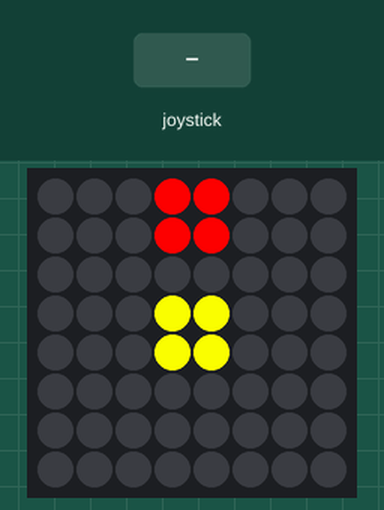
A program run on a simulated Raspberry Pi (BCM pin numbers) with a Sense HAT. Parts: the Sense HAT's 8×8 RGB LED matrix. The test bench sets the inputs (shaded band).

Above: at 3.6 s.
3.7 s: joystick clicked
At 4.4 s:
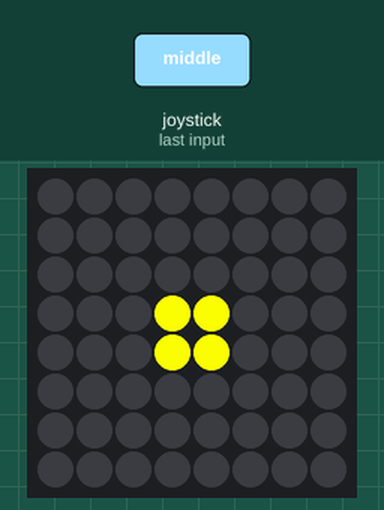
At 4.9 s:
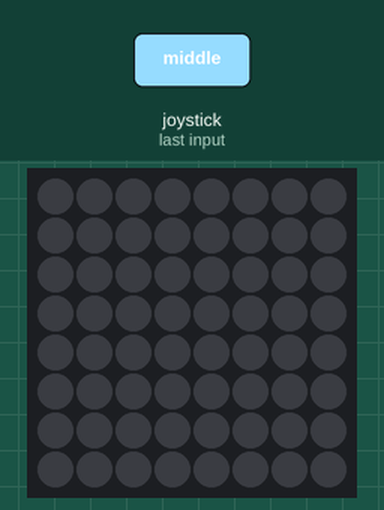
Timing chart, 0 to 6.7 s (numbered marks = the images above; inputs shaded):
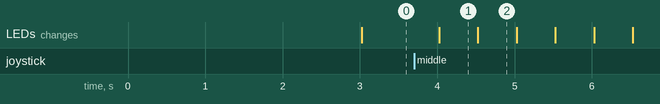

Measured:
- what the display in image 1 shows lasts 0.5 s, from 4.0 s to 4.5 s

The program:

_11_Traffic_light_with_sync_button.py
```python
from sense_hat import SenseHat
import time

sense = SenseHat()
delay_val = 1.0

w = (255,255,255)
n = (0,0,0)

off = [
 n, n, n, n, n, n, n, n,
 n, n, n, n, n, n, n, n,
 n, n, n, n, n, n, n, n,
 n, n, n, n, n, n, n, n,
 n, n, n, n, n, n, n, n,
 n, n, n, n, n, n, n, n,
 n, n, n, n, n, n, n, n,
 n, n, n, n, n, n, n, n
 ]


#ex2 TRAFFIC LIGHT
state = 0
w = (255,255,255)
r = (255,0,0)
g = (0,255,0)
y = (255,255,0)
n = (0,0,0)

red_yellow = [
 n, n, n, r, r, n, n, n,
 n, n, n, r, r, n, n, n,
 n, n, n, n, n, n, n, n,
 n, n, n, y, y, n, n, n,
 n, n, n, y, y, n, n, n,
 n, n, n, n, n, n, n, n,
 n, n, n, n, n, n, n, n,
 n, n, n, n, n, n, n, n
 ]

def out_of_order_state():
 sense.set_pixels(set_state_color(y, "mid"))
 time.sleep(0.5)
 sense.clear()
 time.sleep(0.5)

def set_state_controller(color, duration):
  sense.set_pixels(color)
  time.sleep(duration)
  sense.clear()

def set_state():
  global state
  # state variable has been defined outside
  if state < 3:
    state += 1
  elif state == 3:
    state = 0
  else:
    pass

def button_event(event):
  global state
  if event.action == 'released':
    if state != 4:
      state = 4
    else:
      state = 3

def set_state_color(col, pos):
  led = list(off);
  ind = 0;
  for i, val in enumerate(led):
    if str(pos) == "top":
      if i == 3 or i == 4 or i == 11 or i == 12:
        led[i] = col
    elif str(pos) == "mid":
      if i == 27 or i == 28 or i == 35 or i == 36:
        led[i] = col
    elif str(pos) == 'down':
      if i == 51 or i == 52 or i == 59 or i == 60:
        led[i] = col
  return led;

flag_state = True

def halt(event):
  global state
  global flag_state
  if event.action == 'pressed':
    if flag_state:
      flag_state = False
    else:
      flag_state = True


sense.stick.direction_down = halt
sense.stick.direction_middle = button_event

while True:
  if state == 0:
    set_state_controller(set_state_color(r, "top"), 3)
  elif state == 1:
    set_state_controller(red_yellow, 1)
  elif state == 2:
    set_state_controller(set_state_color(g, "down"), 2)
  elif state == 3:
    set_state_controller(set_state_color(y, "mid"), 1)
  else:
    out_of_order_state()
  if flag_state:
    set_state()
```
